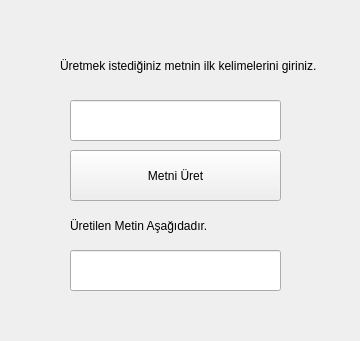
<?xml version="1.0" encoding="UTF-8"?>
<ui version="4.0">
 <class>Form</class>
 <widget class="QWidget" name="Form">
  <property name="geometry">
   <rect>
    <x>0</x>
    <y>0</y>
    <width>360</width>
    <height>341</height>
   </rect>
  </property>
  <property name="windowTitle">
   <string>Metin Üretme</string>
  </property>
  <property name="windowIcon">
   <iconset>
    <normaloff>../Teknofest ve Tübitak Dosyaları/Teknofest-2024/Ground/Yer Kontrol/WhatsApp Görsel 2024-03-03 saat 23.29.03_72a884ff.jpg</normaloff>../Teknofest ve Tübitak Dosyaları/Teknofest-2024/Ground/Yer Kontrol/WhatsApp Görsel 2024-03-03 saat 23.29.03_72a884ff.jpg</iconset>
  </property>
  <widget class="QLabel" name="label">
   <property name="geometry">
    <rect>
     <x>60</x>
     <y>40</y>
     <width>271</width>
     <height>51</height>
    </rect>
   </property>
   <property name="text">
    <string>Üretmek istediğiniz metnin ilk kelimelerini giriniz.</string>
   </property>
  </widget>
  <widget class="QLineEdit" name="lineEdit">
   <property name="geometry">
    <rect>
     <x>70</x>
     <y>100</y>
     <width>211</width>
     <height>41</height>
    </rect>
   </property>
  </widget>
  <widget class="QPushButton" name="pushButton">
   <property name="geometry">
    <rect>
     <x>70</x>
     <y>150</y>
     <width>211</width>
     <height>51</height>
    </rect>
   </property>
   <property name="text">
    <string>Metni Üret</string>
   </property>
  </widget>
  <widget class="QLabel" name="label_2">
   <property name="geometry">
    <rect>
     <x>70</x>
     <y>200</y>
     <width>271</width>
     <height>51</height>
    </rect>
   </property>
   <property name="text">
    <string>Üretilen Metin Aşağıdadır.</string>
   </property>
  </widget>
  <widget class="QLineEdit" name="lineEdit_2">
   <property name="geometry">
    <rect>
     <x>70</x>
     <y>250</y>
     <width>211</width>
     <height>41</height>
    </rect>
   </property>
  </widget>
 </widget>
 <resources/>
 <connections/>
</ui>
